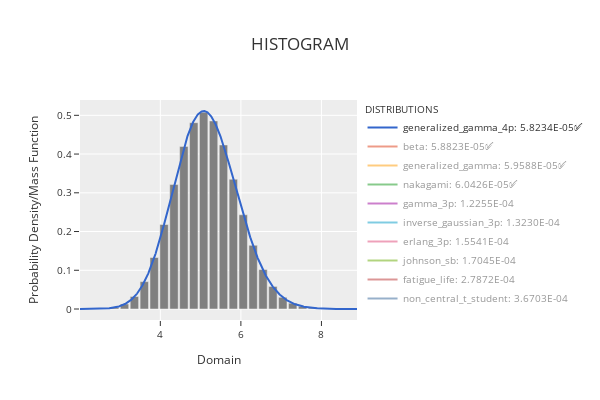

Notebook code for this chart:
### Code cell
phitter_cont.plot_histogram_distributions()

### Figure 1 — Plotly figure (JSON) as saved in the notebook; plotly's stock layout.template omitted (floating-point values rounded to 4 significant figures; data arrays with more than 128 entries replaced by an {"elided": "..."} marker saying what was removed)
{"data": [{"marker": {"color": "rgba(128,128,128,1)"}, "name": "Data", "showlegend": false, "type": "bar", "x": [2.128, 2.374, 2.62, 2.865, 3.111, 3.356, 3.602, 3.848, 4.093, 4.339, 4.584, 4.83, 5.076, 5.321, 5.567, 5.812, 6.058, 6.304, 6.549, 6.795, 7.04, 7.286, 7.532, 7.777, 8.023, 8.269, 8.514, 8.76], "y": [6.515e-05, 0.000285, 0.001087, 0.004357, 0.01296, 0.03226, 0.07066, 0.1329, 0.2181, 0.3213, 0.4197, 0.481, 0.5079, 0.4855, 0.4235, 0.3349, 0.2432, 0.1645, 0.1019, 0.05825, 0.03023, 0.01503, 0.007036, 0.002895, 0.001262, 0.0004194, 0.0001466, 4.886e-05]}, {"line": {"color": "#3366CC", "width": 2}, "mode": "lines", "name": "generalized_gamma_4p: 5.8234E-05✅", "type": "scatter", "visible": true, "x": {"elided": "1000 float values"}, "y": {"elided": "1000 float values"}}, {"line": {"color": "#DC3912", "width": 2}, "mode": "lines", "name": "beta: 5.8823E-05✅", "type": "scatter", "visible": "legendonly", "x": {"elided": "1000 float values"}, "y": {"elided": "1000 float values"}}, {"line": {"color": "#FF9900", "width": 2}, "mode": "lines", "name": "generalized_gamma: 5.9588E-05✅", "type": "scatter", "visible": "legendonly", "x": {"elided": "1000 float values"}, "y": {"elided": "1000 float values"}}, {"line": {"color": "#109618", "width": 2}, "mode": "lines", "name": "nakagami: 6.0426E-05✅", "type": "scatter", "visible": "legendonly", "x": {"elided": "1000 float values"}, "y": {"elided": "1000 float values"}}, {"line": {"color": "#990099", "width": 2}, "mode": "lines", "name": "gamma_3p: 1.2255E-04", "type": "scatter", "visible": "legendonly", "x": {"elided": "1000 float values"}, "y": {"elided": "1000 float values"}}, {"line": {"color": "#0099C6", "width": 2}, "mode": "lines", "name": "inverse_gaussian_3p: 1.3230E-04", "type": "scatter", "visible": "legendonly", "x": {"elided": "1000 float values"}, "y": {"elided": "1000 float values"}}, {"line": {"color": "#DD4477", "width": 2}, "mode": "lines", "name": "erlang_3p: 1.5541E-04", "type": "scatter", "visible": "legendonly", "x": {"elided": "1000 float values"}, "y": {"elided": "1000 float values"}}, {"line": {"color": "#66AA00", "width": 2}, "mode": "lines", "name": "johnson_sb: 1.7045E-04", "type": "scatter", "visible": "legendonly", "x": {"elided": "1000 float values"}, "y": {"elided": "1000 float values"}}, {"line": {"color": "#B82E2E", "width": 2}, "mode": "lines", "name": "fatigue_life: 2.7872E-04", "type": "scatter", "visible": "legendonly", "x": {"elided": "1000 float values"}, "y": {"elided": "1000 float values"}}, {"line": {"color": "#316395", "width": 2}, "mode": "lines", "name": "non_central_t_student: 3.6703E-04", "type": "scatter", "visible": "legendonly", "x": {"elided": "1000 float values"}, "y": {"elided": "1000 float values"}}], "layout": {"bargap": 0.15, "height": 400, "legend": {"font": {"size": 10}, "orientation": "v", "title": {"font": {"size": 10}, "text": "DISTRIBUTIONS"}, "xanchor": "left", "y": 1, "yanchor": "auto"}, "title": {"text": "HISTOGRAM"}, "width": 600, "xaxis": {"tickfont": {"size": 10}, "title": {"font": {"size": 12}, "text": "Domain"}}, "yaxis": {"tickfont": {"size": 10}, "title": {"font": {"size": 12}, "text": "Probability Density/Mass Function"}}}}
